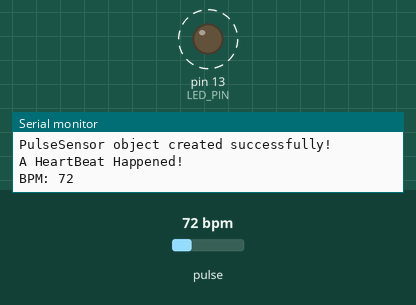
The sketch below on a simulated Arduino Uno, built with avr-gcc and run on an emulated ATmega328P. On the bench: output pins drawn as LEDs (lit = HIGH), the last lines printed to the serial monitor. Dashed ring = blinking. Inputs (shaded band) come from the test bench; at power-on: pulse 72 bpm.

Above: at 1.2 s.
1.3 s: pulse set to 42 bpm
At 3.4 s:
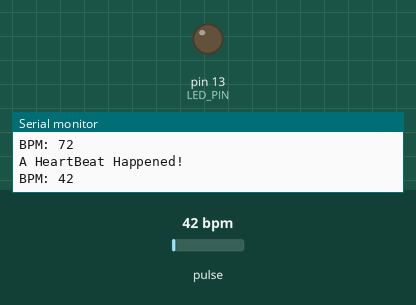
3.7 s: pulse set to 100 bpm
At 4.42 s:
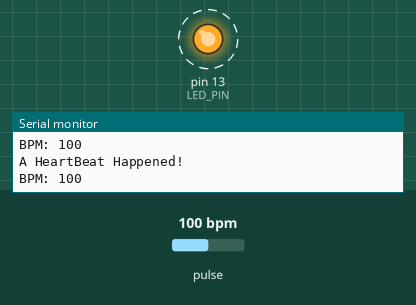
Timing chart, 0 to 12.7 s (numbered marks = the images above; inputs shaded):
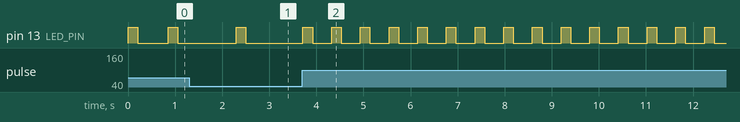

Measured:
- after the input at 3.7 s, pin 13 (LED_PIN): alternates HIGH for 0.20 s and LOW for 0.41 s, starting after 0.62 s

The sketch:

HEART_BEAT_SENSOR.ino
```cpp
#define USE_ARDUINO_INTERRUPTS true
// Include necessary libraries
#include <PulseSensorPlayground.h>

// Constants
const int PULSE_SENSOR_PIN = 0;  // Analog PIN where the PulseSensor is connected
const int LED_PIN = 13;          // On-board LED PIN
const int THRESHOLD = 550;       // Threshold for detecting a heartbeat

// Create PulseSensorPlayground object
PulseSensorPlayground pulseSensor;

void setup()
{
  // Initialize Serial Monitor
  Serial.begin(9600);

  // Configure PulseSensor
  pulseSensor.analogInput(PULSE_SENSOR_PIN);
  pulseSensor.blinkOnPulse(LED_PIN);
  pulseSensor.setThreshold(THRESHOLD);

  // Check if PulseSensor is initialized
  if (pulseSensor.begin())
  {
    Serial.println("PulseSensor object created successfully!");
  }
}

void loop()
{
  // Get the current Beats Per Minute (BPM)
  int currentBPM = pulseSensor.getBeatsPerMinute();

  // Check if a heartbeat is detected
  if (pulseSensor.sawStartOfBeat())
  {
    Serial.println("A HeartBeat Happened!");
    Serial.print("BPM: ");
    Serial.println(currentBPM);
  }

  // Add a small delay to reduce CPU usage
  delay(20);
}
```
